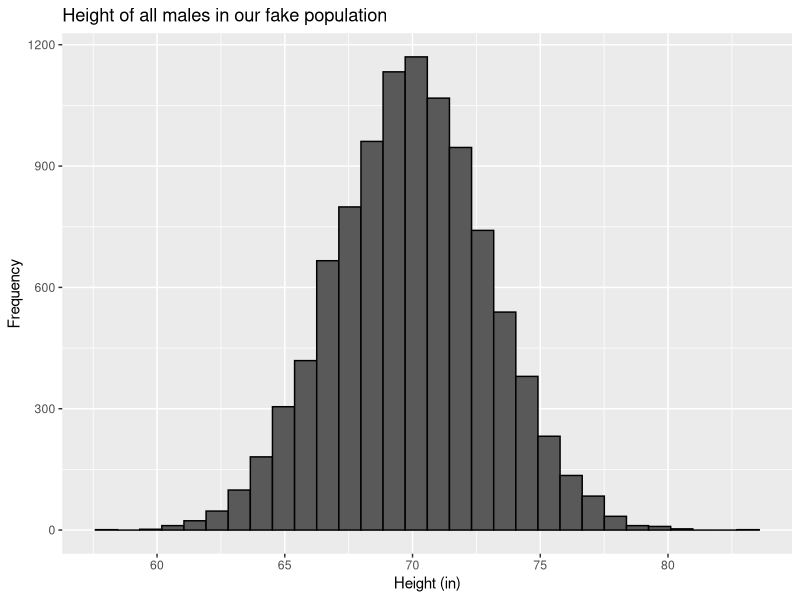
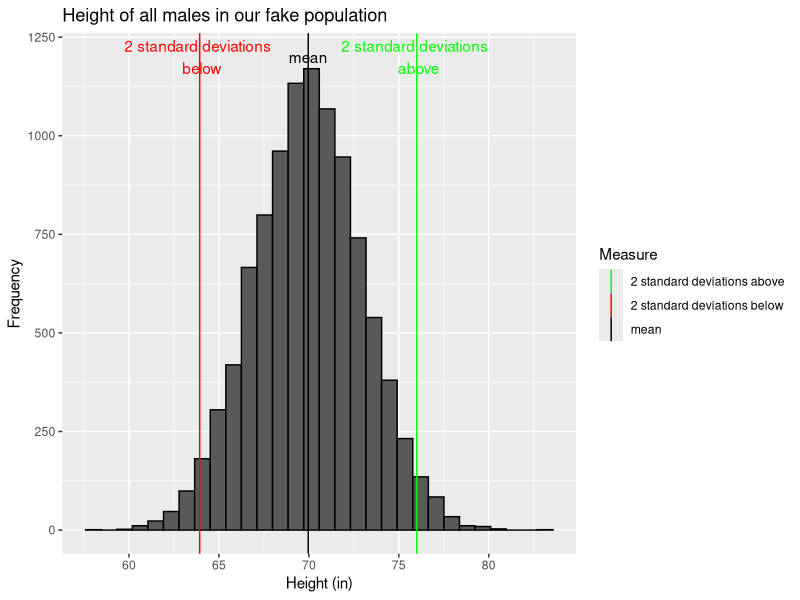
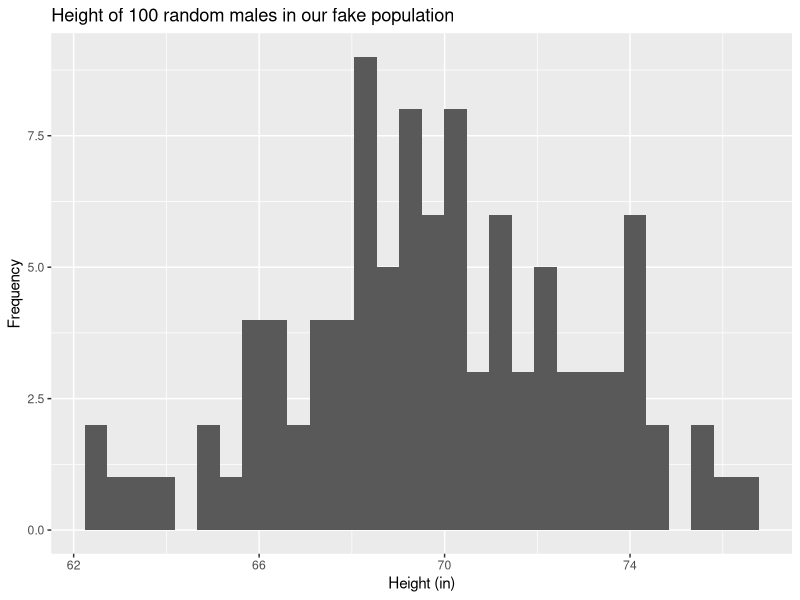
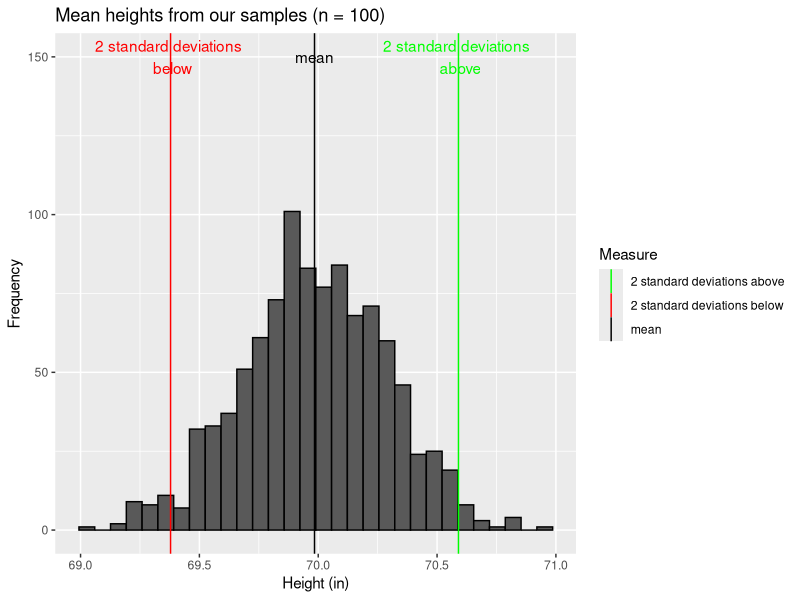
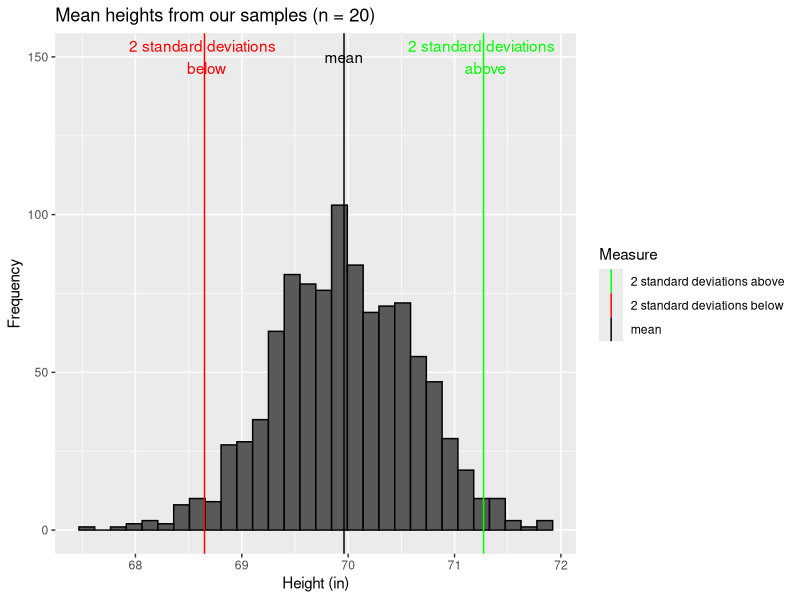
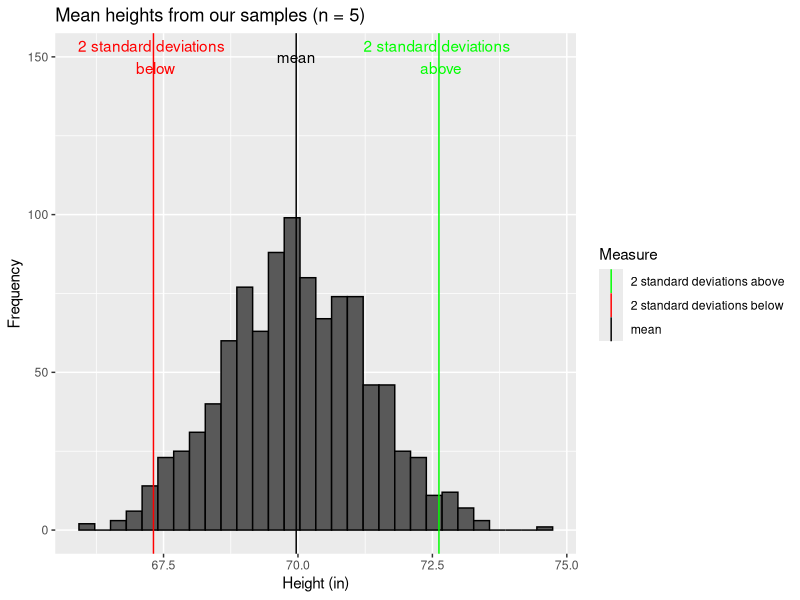
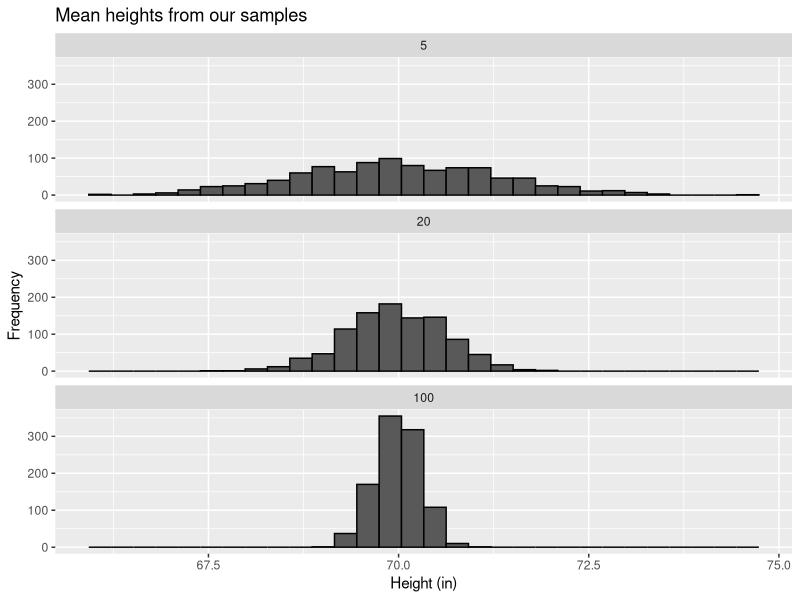
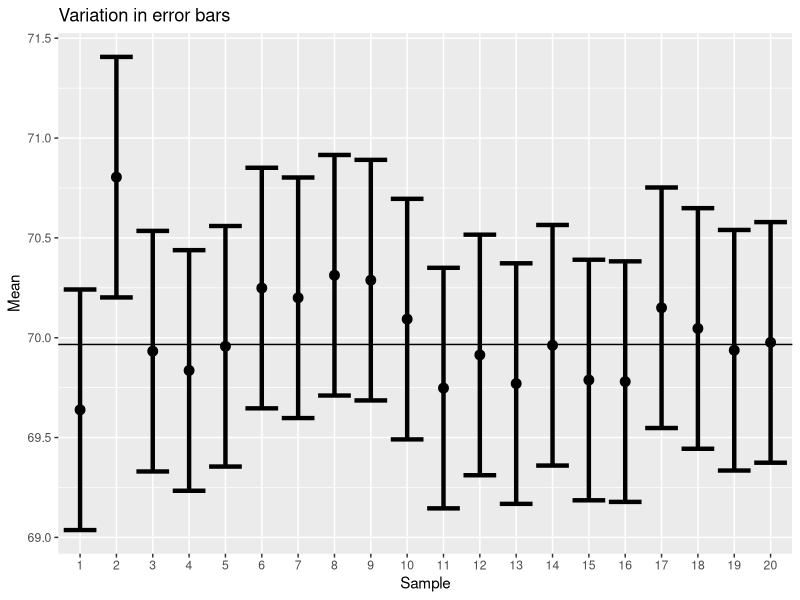

Write R code to recreate these figures, in order.
## ---- chunk 1
#| label: fig-height_all
#| fig-cap: "Our imaginary population!"
set.seed(42)
population_size <- 10000
population_norm <- data.frame(id = 1:population_size, 
                         height = rnorm(population_size, 70, 3))
library(ggplot2)

ggplot(population_norm, aes(height)) + 
  geom_histogram(color="black") +
  labs(x="Height (in)", y= "Frequency",
       title = "Height of all males in our fake population")
## ---- chunk 2
#| label: fig-height_all_with_lines
#| fig-cap: "Our imaginary population!"
colors <- c("mean" = "black", "2 standard deviations below" = "red", 
            "2 standard deviations above" = "green")
ggplot(population_norm, aes(height)) + 
  geom_histogram(color="black") +
  labs(x="Height (in)", y= "Frequency",
       title = "Height of all males in our fake population",
       color="Measure") +
    geom_vline(aes(xintercept=mean(height), color="mean"))+
    geom_vline(aes(xintercept=mean(height)-
                     2*sd(height), color="2 standard deviations below"))+
  geom_vline(aes(xintercept=mean(height)+
                     2*sd(height), color="2 standard deviations above")) +
        scale_color_manual(values = colors)+
   annotate("text", label = "mean", y = 1200, x = mean(population_norm$height), color = "black") +
     annotate("text", label = "2 standard deviations \n below", y = 1200, x = mean(population_norm$height)-
                     2*sd(population_norm$height), color = "red")+
     annotate("text", label = "2 standard deviations \n above", y = 1200, x = mean(population_norm$height)+
                     2*sd(population_norm$height), color = "green")
## ---- chunk 3
sample_1 <- population_norm[sample(nrow(population_norm), 100),]
ggplot(sample_1, aes(height)) + 
  geom_histogram() +
  labs(x="Height (in)", y= "Frequency",
       title = "Height of 100 random males in our fake population")

## ---- chunk 4
number_of_samples <- 1000
sample_outcomes_1 <- data.frame(mean = rep(NA, number_of_samples), sd = NA)

for (i in 1:number_of_samples){
  sample_1 <- population_norm[sample(nrow(population_norm), 100),]
  sample_outcomes_1$mean[i] <- mean(sample_1$height)
  sample_outcomes_1$sd[i] <- sd(sample_1$height)
  
}
## ---- chunk 5
ggplot(sample_outcomes_1, aes(mean)) + 
    geom_histogram(color="black") +
  labs(x="Height (in)", y= "Frequency",
       title = "Mean heights from our samples (n = 100)",
       color="Measure") +
    geom_vline(aes(xintercept=mean(mean), color="mean"))+
    geom_vline(aes(xintercept=mean(mean)-
                     2*sd(mean), color="2 standard deviations below"))+
  geom_vline(aes(xintercept=mean(mean)+
                     2*sd(mean), color="2 standard deviations above")) +
        scale_color_manual(values = colors)+
   annotate("text", label = "mean", y = 150, x = mean(sample_outcomes_1$mean), color = "black") +
     annotate("text", label = "2 standard deviations \n below", y = 150, x = mean(sample_outcomes_1$mean)-
                     2*sd(sample_outcomes_1$mean), color = "red")+
     annotate("text", label = "2 standard deviations \n above", y = 150, x = mean(sample_outcomes_1$mean)+
                     2*sd(sample_outcomes_1$mean), color = "green")
  
 


## ---- chunk 6
sample_outcomes_2 <- data.frame(mean = rep(NA, number_of_samples), sd = NA)

for (i in 1:number_of_samples){
  sample_2 <- population_norm[sample(nrow(population_norm), 20),]
  sample_outcomes_2$mean[i] <- mean(sample_2$height)
  sample_outcomes_2$sd[i] <- sd(sample_2$height)
  
}

ggplot(sample_outcomes_2, aes(mean)) + 
   geom_histogram(color="black") +
  labs(x="Height (in)", y= "Frequency",
       title = "Mean heights from our samples (n = 20)",
       color="Measure") +
    geom_vline(aes(xintercept=mean(mean), color="mean"))+
    geom_vline(aes(xintercept=mean(mean)-
                     2*sd(mean), color="2 standard deviations below"))+
  geom_vline(aes(xintercept=mean(mean)+
                     2*sd(mean), color="2 standard deviations above")) +
        scale_color_manual(values = colors)+
   annotate("text", label = "mean", y = 150, x = mean(sample_outcomes_2$mean), color = "black") +
     annotate("text", label = "2 standard deviations \n below", y = 150, x = mean(sample_outcomes_2$mean)-
                     2*sd(sample_outcomes_2$mean), color = "red")+
     annotate("text", label = "2 standard deviations \n above", y = 150, x = mean(sample_outcomes_2$mean)+
                     2*sd(sample_outcomes_2$mean), color = "green")
## ---- chunk 7
sample_outcomes_3 <- data.frame(mean = rep(NA, number_of_samples), sd = NA)

for (i in 1:number_of_samples){
  sample_3 <- population_norm[sample(nrow(population_norm), 5),]
  sample_outcomes_3$mean[i] <- mean(sample_3$height)
  sample_outcomes_3$sd[i] <- sd(sample_3$height)
  
}

ggplot(sample_outcomes_3, aes(mean)) + 
   geom_histogram(color="black") +
  labs(x="Height (in)", y= "Frequency",
       title = "Mean heights from our samples (n = 5)",
       color="Measure") +
    geom_vline(aes(xintercept=mean(mean), color="mean"))+
    geom_vline(aes(xintercept=mean(mean)-
                     2*sd(mean), color="2 standard deviations below"))+
  geom_vline(aes(xintercept=mean(mean)+
                     2*sd(mean), color="2 standard deviations above")) +
        scale_color_manual(values = colors)+
   annotate("text", label = "mean", y = 150, x = mean(sample_outcomes_3$mean), color = "black") +
     annotate("text", label = "2 standard deviations \n below", y = 150, x = mean(sample_outcomes_3$mean)-
                     2*sd(sample_outcomes_3$mean), color = "red")+
     annotate("text", label = "2 standard deviations \n above", y = 150, x = mean(sample_outcomes_3$mean)+
                     2*sd(sample_outcomes_3$mean), color = "green")
## ---- chunk 8
sample_outcomes_1$n=100
sample_outcomes_2$n=20
sample_outcomes_3$n=5
samples_all <- rbind(sample_outcomes_1,sample_outcomes_2, sample_outcomes_3)

ggplot(samples_all, aes(mean)) + 
   geom_histogram(color="black") +
  labs(x="Height (in)", y= "Frequency",
       title = "Mean heights from our samples",
       color="Measure") +  facet_wrap(~n, ncol=1)
## ---- chunk 9
number_of_samples <- 20
sample_outcomes <- data.frame(mean = rep(NA, number_of_samples), sd = NA, se = NA)

for (i in 1:number_of_samples){
  sample_1 <- population_norm[sample(nrow(population_norm), 100),]
  sample_outcomes$mean[i] <- mean(sample_1$height)
  sample_outcomes$sd[i] <- sd(sample_1$height)
  sample_outcomes$se <- sd(sample_1$height)/sqrt(100)
}
sample_outcomes$sample <- as.factor(1:number_of_samples)
ggplot(sample_outcomes
       , aes(x=sample, y=mean)) +
  geom_point(size = 3) +
  geom_errorbar(aes(ymin=mean-(2*se), ymax=mean+(2*se)), size=1.5)+
  geom_hline(aes(yintercept=mean(population_norm$height))) +
  ylab("Mean")+
  xlab("Sample")+
  ggtitle("Variation in error bars")

